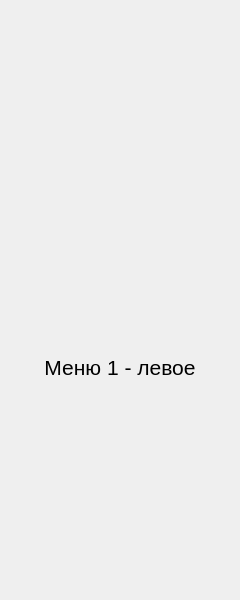
<?xml version="1.0" encoding="UTF-8"?>
<ui version="4.0">
 <class>LeftColumn</class>
 <widget class="QWidget" name="LeftColumn">
  <property name="geometry">
   <rect>
    <x>0</x>
    <y>0</y>
    <width>240</width>
    <height>600</height>
   </rect>
  </property>
  <property name="windowTitle">
   <string>Form</string>
  </property>
  <layout class="QVBoxLayout" name="main_pages_layout">
   <property name="spacing">
    <number>0</number>
   </property>
   <property name="leftMargin">
    <number>5</number>
   </property>
   <property name="topMargin">
    <number>5</number>
   </property>
   <property name="rightMargin">
    <number>5</number>
   </property>
   <property name="bottomMargin">
    <number>5</number>
   </property>
   <item>
    <widget class="QStackedWidget" name="menus">
     <property name="currentIndex">
      <number>0</number>
     </property>
     <widget class="QWidget" name="menu_1">
      <layout class="QVBoxLayout" name="verticalLayout">
       <property name="spacing">
        <number>5</number>
       </property>
       <property name="leftMargin">
        <number>5</number>
       </property>
       <property name="topMargin">
        <number>5</number>
       </property>
       <property name="rightMargin">
        <number>5</number>
       </property>
       <property name="bottomMargin">
        <number>5</number>
       </property>
       <item>
        <widget class="QWidget" name="btn_1_widget" native="true">
         <property name="minimumSize">
          <size>
           <width>0</width>
           <height>40</height>
          </size>
         </property>
         <property name="maximumSize">
          <size>
           <width>16777215</width>
           <height>40</height>
          </size>
         </property>
         <layout class="QVBoxLayout" name="btn_1_layout">
          <property name="spacing">
           <number>0</number>
          </property>
          <property name="leftMargin">
           <number>0</number>
          </property>
          <property name="topMargin">
           <number>0</number>
          </property>
          <property name="rightMargin">
           <number>0</number>
          </property>
          <property name="bottomMargin">
           <number>0</number>
          </property>
         </layout>
        </widget>
       </item>
       <item>
        <widget class="QWidget" name="btn_2_widget" native="true">
         <property name="minimumSize">
          <size>
           <width>0</width>
           <height>40</height>
          </size>
         </property>
         <property name="maximumSize">
          <size>
           <width>16777215</width>
           <height>40</height>
          </size>
         </property>
         <layout class="QVBoxLayout" name="btn_2_layout">
          <property name="spacing">
           <number>0</number>
          </property>
          <property name="leftMargin">
           <number>0</number>
          </property>
          <property name="topMargin">
           <number>0</number>
          </property>
          <property name="rightMargin">
           <number>0</number>
          </property>
          <property name="bottomMargin">
           <number>0</number>
          </property>
         </layout>
        </widget>
       </item>
       <item>
        <widget class="QWidget" name="btn_3_widget" native="true">
         <property name="minimumSize">
          <size>
           <width>0</width>
           <height>40</height>
          </size>
         </property>
         <property name="maximumSize">
          <size>
           <width>16777215</width>
           <height>40</height>
          </size>
         </property>
         <layout class="QVBoxLayout" name="btn_3_layout">
          <property name="spacing">
           <number>0</number>
          </property>
          <property name="leftMargin">
           <number>0</number>
          </property>
          <property name="topMargin">
           <number>0</number>
          </property>
          <property name="rightMargin">
           <number>0</number>
          </property>
          <property name="bottomMargin">
           <number>0</number>
          </property>
         </layout>
        </widget>
       </item>
       <item>
        <widget class="QLabel" name="label_1">
         <property name="font">
          <font>
           <pointsize>16</pointsize>
          </font>
         </property>
         <property name="styleSheet">
          <string notr="true">font-size: 16pt</string>
         </property>
         <property name="text">
          <string>Меню 1 - левое</string>
         </property>
         <property name="alignment">
          <set>Qt::AlignCenter</set>
         </property>
        </widget>
       </item>
      </layout>
     </widget>
     <widget class="QWidget" name="menu_2">
      <layout class="QVBoxLayout" name="verticalLayout_2">
       <property name="spacing">
        <number>5</number>
       </property>
       <property name="leftMargin">
        <number>5</number>
       </property>
       <property name="topMargin">
        <number>5</number>
       </property>
       <property name="rightMargin">
        <number>5</number>
       </property>
       <property name="bottomMargin">
        <number>5</number>
       </property>
       <item>
        <widget class="QWidget" name="btn_4_widget" native="true">
         <property name="minimumSize">
          <size>
           <width>0</width>
           <height>40</height>
          </size>
         </property>
         <property name="maximumSize">
          <size>
           <width>16777215</width>
           <height>40</height>
          </size>
         </property>
         <layout class="QVBoxLayout" name="btn_4_layout">
          <property name="spacing">
           <number>0</number>
          </property>
          <property name="leftMargin">
           <number>0</number>
          </property>
          <property name="topMargin">
           <number>0</number>
          </property>
          <property name="rightMargin">
           <number>0</number>
          </property>
          <property name="bottomMargin">
           <number>0</number>
          </property>
         </layout>
        </widget>
       </item>
       <item>
        <widget class="QLabel" name="label_2">
         <property name="font">
          <font>
           <pointsize>16</pointsize>
          </font>
         </property>
         <property name="styleSheet">
          <string notr="true">font-size: 16pt</string>
         </property>
         <property name="text">
          <string>Меню 2 - левое</string>
         </property>
         <property name="alignment">
          <set>Qt::AlignCenter</set>
         </property>
        </widget>
       </item>
       <item>
        <widget class="QLabel" name="label_3">
         <property name="font">
          <font>
           <pointsize>9</pointsize>
          </font>
         </property>
         <property name="styleSheet">
          <string notr="true">font-size: 9pt</string>
         </property>
         <property name="text">
          <string>This is just an example menu.
Add Qt Widgets or your custom widgets here.</string>
         </property>
         <property name="alignment">
          <set>Qt::AlignCenter</set>
         </property>
         <property name="wordWrap">
          <bool>true</bool>
         </property>
        </widget>
       </item>
      </layout>
     </widget>
    </widget>
   </item>
  </layout>
 </widget>
 <resources/>
 <connections/>
</ui>
